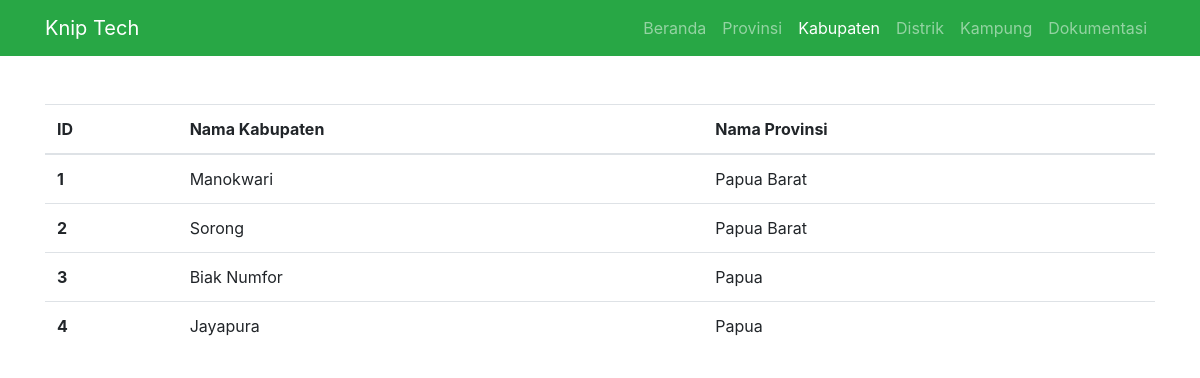
Page /kabupaten on the committed database.
### app/models.py (models this page shows, shortened)
class Kabupaten(db.Model):
    id = db.Column(db.Integer, primary_key=True)
    nama_kabupaten = db.Column(db.String(100), nullable=False)
    provinsi = db.Column(db.String(100), db.ForeignKey('provinsi.id'), nullable=False)
    distrik = db.relationship('Distrik', backref='distrik', lazy=True)

### app/routes.py (the view)
@app.route('/kabupaten')
def kabupaten():
    data = Kabupaten.query.all()
    return render_template('template.html',judul='Kabupaten', data=data)

### app/templates/template.html
{% extends 'base.html' %} {% block index %}
<div class="container">
  <table class="table mt-5">
    <thead>
      {% if judul == "Provinsi" %}
      <tr>
        <th scope="col">ID</th>
        <th scope="col">Nama Provinsi</th>
      </tr>
      {% elif judul == "Kabupaten" %}
      <tr>
        <th scope="col">ID</th>
        <th scope="col">Nama Kabupaten</th>
        <th scope="col">Nama Provinsi</th>
      </tr>
      {% elif judul == "Distrik" %}
      <tr>
        <th scope="col">ID</th>
        <th scope="col">Nama Distrik</th>
        <th scope="col">Nama Kabupaten</th>
      </tr>
      {% elif judul == "Kampung" %}
      <tr>
        <th scope="col">ID</th>
        <th scope="col">Nama Kampung</th>
        <th scope="col">Nama Distrik</th>
      </tr>
      {% endif %}
    </thead>
    <tbody>
      {% for data in data %}
        {% if judul == "Provinsi" %}
        <tr>
          <th scope="row">{{loop.index}}</th>
          <td scope="row">{{data.nama_provinsi}}</td>
        </tr>
        {% elif judul == "Kabupaten" %}
        <tr>
          <th scope="row">{{loop.index}}</th>
          <td scope="row">{{data.nama_kabupaten}}</td>
          <td scope="row">{{data.provinsi}}</td>
        </tr>
        {% elif judul == "Distrik" %}
        <tr>
          <th scope="row">{{loop.index}}</th>
          <td scope="row">{{data.nama_distrik}}</td>
          <td scope="row">{{data.kabupaten}}</td>
        </tr>
        {% elif judul == "Kampung" %}
        <tr>
          <th scope="row">{{loop.index}}</th>
          <td scope="row">{{data.nama_kampung}}</td>
          <td scope="row">{{data.distrik}}</td>
        </tr>
        {% endif %}
      {% endfor %}
    </tbody>
  </table>
</div>
{% endblock index %}

### rows in the picture
Kabupaten: nama_kabupaten "Manokwari", provinsi "Papua Barat"
Kabupaten: nama_kabupaten "Sorong", provinsi "Papua Barat"
Kabupaten: nama_kabupaten "Biak Numfor", provinsi "Papua"
Kabupaten: nama_kabupaten "Jayapura", provinsi "Papua"
